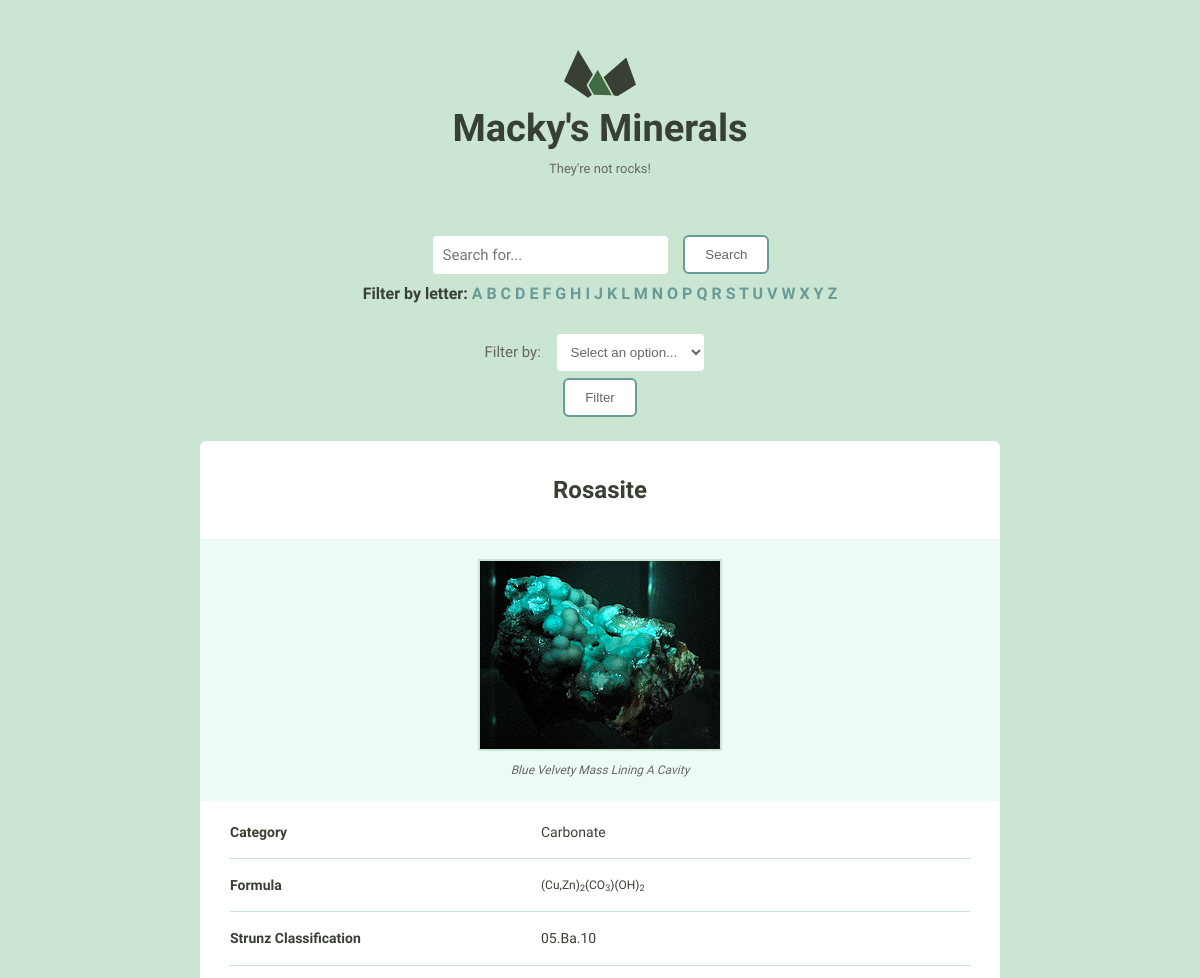
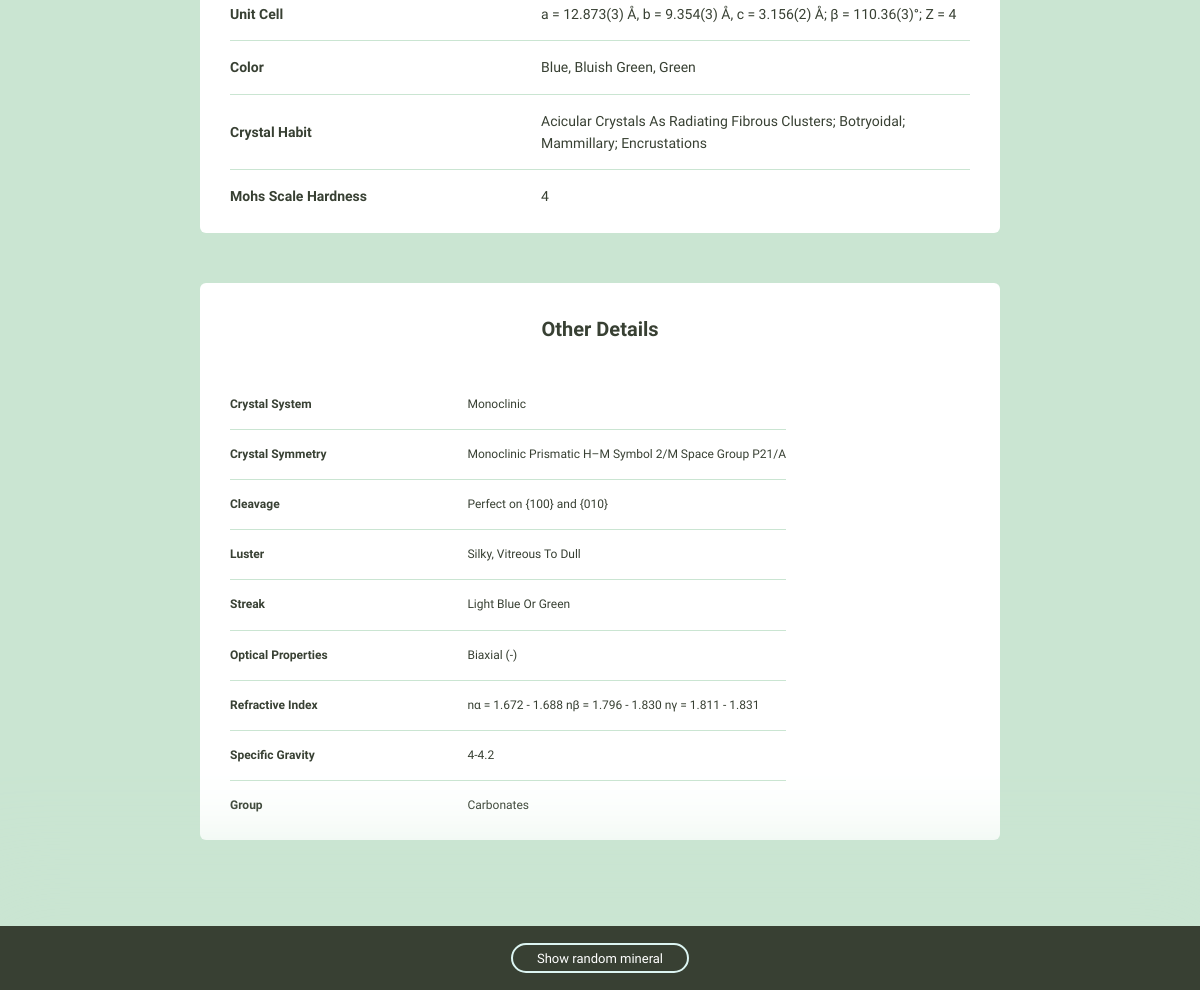
The page /minerals/random/ on the database its author committed (2 pictures, top to bottom).
### minerals/models.py (models this page shows, shortened)
class Mineral(models.Model):
    name = models.CharField(max_length=100)
    image_filename = models.CharField(max_length=255, null=True, blank=True)
    image_caption = models.CharField(max_length=500, null=True, blank=True)
    category = models.CharField(max_length=100, null=True, blank=True)
    formula = models.CharField(max_length=500, null=True, blank=True)
    strunz_classification = models.CharField(
        max_length=255, null=True, blank=True)
    crystal_system = models.CharField(max_length=255, null=True, blank=True)
    unit_cell = models.CharField(max_length=255, null=True, blank=True)
    color = models.CharField(max_length=255, null=True, blank=True)
    crystal_symmetry = models.CharField(max_length=255, null=True, blank=True)
    cleavage = models.CharField(max_length=255, null=True, blank=True)
    mohs_scale_hardness = models.CharField(
        max_length=255, null=True, blank=True)
    luster = models.CharField(max_length=255, null=True, blank=True)
    streak = models.CharField(max_length=255, null=True, blank=True)
    diaphaneity = models.CharField(max_length=255, null=True, blank=True)
    optical_properties = models.CharField(
        max_length=255, null=True, blank=True)
    refractive_index = models.CharField(max_length=255, null=True, blank=True)
    crystal_habit = models.CharField(max_length=255, null=True, blank=True)
    specific_gravity = models.CharField(max_length=255, null=True, blank=True)
    group = models.CharField(max_length=255, null=True, blank=True)
    @classmethod
    def get_random(cls):
        max_id = cls.objects.all().aggregate(max_id=Max('id'))['max_id']
        while True:
            pk = random.randint(1, max_id)
            mineral = Mineral.objects.filter(pk=pk).first()
            if mineral:
                return mineral

### minerals/views.py (the view)
# urls.py: url(r'random/', views.random_mineral, name='random'),
def random_mineral(request):
    data = Mineral.get_random()
    context = {
        'mineral': data,
    }
    return render(request, 'minerals/view.html', context)

### minerals/templatetags/mineral_tags.py (called while the page is built)
@register.inclusion_tag('minerals/filters.html')
def filter_by():
    groups = Mineral.objects.values_list(
        'group', flat=True
    ).order_by().distinct()
    categories = Mineral.objects.values_list(
        'category', flat=True
    ).order_by().distinct()
    colors = Mineral.objects.values_list(
        'color', flat=True
    ).order_by().distinct()
    context = {
        'groups': groups,
        'categories': categories,
        'colors': colors,
    }
    return context

### minerals/templates/minerals/view.html (shortened to what this page needs)
{% extends "minerals/base.html" %}
{% load static from staticfiles %}
{% block content %}
  <div class="grid-100 mineral__container">
    <h1 class="mineral__name">{{ mineral.name|title }}</h1>
    <div class="mineral__image-bg">
      {% with 'minerals/images/'|add:mineral.name|add:'.jpg' as image %}
        <img class="mineral__image" src="{% static image %}">
      {% endwith %}
      <p class="mineral__caption">{{ mineral.image_caption|title }}</p>
    </div>
    <div class="mineral__table-container">
      <table class="mineral__table">
        {% if mineral.category %}
        <tr>
          <td class="mineral__category">Category</td>
          <td>{{ mineral.category|title }}</td>
        </tr>
        {% endif %}
        {% if mineral.formula %}
        <tr>
          <td class="mineral__category">Formula</td>
          <td class="mineral__formula">{{ mineral.formula|safe }}</td>
        </tr>
        {% endif %}
        {% if mineral.strunz_classification %}
        <tr>
          <td class="mineral__category">Strunz Classification</td>
          <td>{{ mineral.strunz_classification|title }}</td>
        </tr>
        {% endif %}
        {% if mineral.unit_cell %}
        <tr>
          <td class="mineral__category">Unit Cell</td>
          <td>{{ mineral.unit_cell|safe }}</td>
        </tr>
        {% endif %}
        {% if mineral.color %}
        <tr>
          <td class="mineral__category">Color</td>
          <td>{{ mineral.color|title }}</td>
        </tr>
        {% endif %}
        {% if mineral.crystal_habit %}
        <tr>
          <td class="mineral__category">Crystal Habit</td>
          <td>{{ mineral.crystal_habit|title }}</td>
        </tr>
        {% endif %}
        {% if mineral.mohs_scale_hardness %}
        <tr>
          <td class="mineral__category">Mohs Scale Hardness</td>
          <td>{{ mineral.mohs_scale_hardness }}</td>
        </tr>
        {% endif %}
      </table>
    </div>
  </div>
  <div class="grid-100 details__container">
    <h2 class="details__header">Other Details</h2>
    <div class="details__table-container">
      <table class="details__table">
        {% if mineral.crystal_system %}
        <tr>
          <td class="details__title">Crystal System</td>
          <td>{{ mineral.crystal_system|title }}</td>
        </tr>
        {% endif %}
        {% if mineral.crystal_symmetry %}
        <tr>
          <td class="details__title">Crystal Symmetry</td>
          <td>{{ mineral.crystal_symmetry|title }}</td>
        </tr>
        {% endif %}
        {% if mineral.cleavage %}
        <tr>
          <td class="details__title">Cleavage</td>
          <td>{{ mineral.cleavage|safe }}</td>
        </tr>
        {% endif %}
        {% if mineral.luster %}
        <tr>
          <td class="details__title">Luster</td>
          <td>{{ mineral.luster|title }}</td>
        </tr>
        {% endif %}
        {% if mineral.streak %}
        <tr>
          <td class="details__title">Streak</td>
          <td>{{ mineral.streak|title }}</td>
        </tr>
        {% endif %}
        {% if mineral.optical_properties %}
        <tr>
          <td class="details__title">Optical Properties</td>
          <td>{{ mineral.optical_properties|safe }}</td>
        </tr>
        {% endif %}
        {% if mineral.refractive_index %}
        <tr>
          <td class="details__title">Refractive Index</td>
          <td>{{ mineral.refractive_index|safe }}</td>
        </tr>
        {% endif %}
        {% if mineral.specific_gravity %}
        <tr>
          <td class="details__title">Specific Gravity</td>
          <td>{{ mineral.specific_gravity }}</td>
        </tr>
        {% endif %}
        {% if mineral.group %}
        <tr>
          <td class="details__title">Group</td>
          <td>{{ mineral.group|title }}</td>
        </tr>
        {% endif %}
      </table>
    </div>
  </div>
{% endblock %}

### assets/css/global.css (style rules this page uses)
html { font-family: sans-serif; -ms-text-size-adjust: 100%; -webkit-text-size-adjust: 100%; }
body { margin: 0; }
h1 { font-size: 2em; margin: 0.67em 0; }
sub { font-size: 75%; line-height: 0; position: relative; vertical-align: baseline; bottom: -0.25em; }
img { border: 0; }
table { border-collapse: collapse; border-spacing: 0; }
td, th { padding: 0; }
html { font-size: 62.5%; }
body { background-color: #CAE5D2; font-size: 1.5em; line-height: 1.6; font-weight: 400; font-family: "Cousine"; color: #666; }
.grid, .grid-5, .grid-10, .grid-15, .grid-20, .grid-25, .grid-30, .grid-33, .grid-35, .grid-40, .grid-45, .grid-50, .grid-55, .grid-60, .grid-65, .grid-66, .grid-70, .grid-75, .grid-80, .grid-90, .grid-95, .grid-100 { float: left; box-sizing: border-box; position: relative; }
.grid-100 { width: 100%; padding: 0 15px; }
h1, h2, h3, h4, h5, h6 { margin-top: 0; margin-bottom: 2rem; font-weight: bold; font-family: "Work Sans", sans-serif; color: #384033; }
h1 { font-size: 3.8rem; }
h2 { font-size: 2.4rem; }
@media (min-width: 550px) { h1 { font-size: 3.8rem; } }
@media (min-width: 550px) { h2 { font-size: 2.4rem; } }
p { margin-top: 0; font-size: 1.6rem; }
th, td { padding: 15px; text-align: left; border-bottom: 1px solid #e1e1e1; }
th:first-child, td:first-child { padding-left: 0; }
th:last-child, td:last-child { padding-right: 0; }
table, p, ul { margin-bottom: 2.5rem; }
.mineral__container { background-color: #fff; border-radius: 6px; list-style: none; padding: 0; text-align: center; }
.mineral__name { display: block; width: 100%; margin: 0; font-size: 24px; padding: 30px 0 30px 0; }
.mineral__image { display: block; margin: 0 auto; border: solid 2px #CAE5D2; }
.mineral__image-bg { background-color: #ecfaf8; padding: 20px 0; }
.mineral__caption { font-size: 12px; font-style: italic; padding: 10px 0 0 0; margin: 0; }
.mineral__table { font-size: 14px; color: #384033; }
.mineral__table td { border-color: #CAE5D2; }
.mineral__table tr:last-of-type td { border-bottom: none; padding-bottom: 0; }
.mineral__table-container { padding: 5px 30px 0; }
.mineral__category { font-weight: bold; width: 40%; }
.mineral__formula { font-size: 12px; }

### minerals/static/minerals/css/custom.css (style rules this page uses)
.details__container { background-color: #fff; border-radius: 6px; list-style: none; padding: 0; margin-top: 50px; text-align: center; }
.details__header { display: block; width: 100%; margin: 0; font-size: 20px; padding: 30px 0 30px 0; text-align: center; }
.details__table { font-size: 12px; color: #384033; }
.details__table td { border-color: #CAE5D2; }
.details__table tr:last-of-type td { border-bottom: none; padding-bottom: 0; }
.details__table-container { padding: 5px 30px 0; }
.details__title { font-size: 12px; font-weight: bold; width: 40%; }

### rows shown on the page
Mineral: name "Rosasite", image_caption "Blue Velvety Mass Lining A Cavity", category "Carbonate", formula "(Cu,Zn) 2 (CO 3 )(OH) 2", strunz_classification "05.Ba.10", unit_cell "a = 12.873(3) Å, b = 9.354(3) Å, c = 3.156(2) Å; β = 110.36(3)°; Z = 4", color "Blue, Bluish Green, Green", crystal_habit "Acicular Crystals As Radiating Fibrous Clusters; Botryoidal; Mammillary; Encrustations", mohs_scale_hardness "4", crystal_system "Monoclinic", crystal_symmetry "Monoclinic Prismatic H–M Symbol 2/M Space Group P21/A", cleavage "Perfect on {100} and {010}", luster "Silky, Vitreous To Dull", streak "Light Blue Or Green", optical_properties "Biaxial (-)", refractive_index "nα = 1.672 - 1.688 nβ = 1.796 - 1.830 nγ = 1.811 - 1.831", specific_gravity "4-4.2", group "Carbonates"

### other values the page prints
{{ i }} "A" "B" "C" "D" "E" "F" "G" "H" "I" "J" "K" "L" "M" "N" "O" "P" "Q" "R" "S" "T" "U" "V" "W" "X" "Y" "Z"
